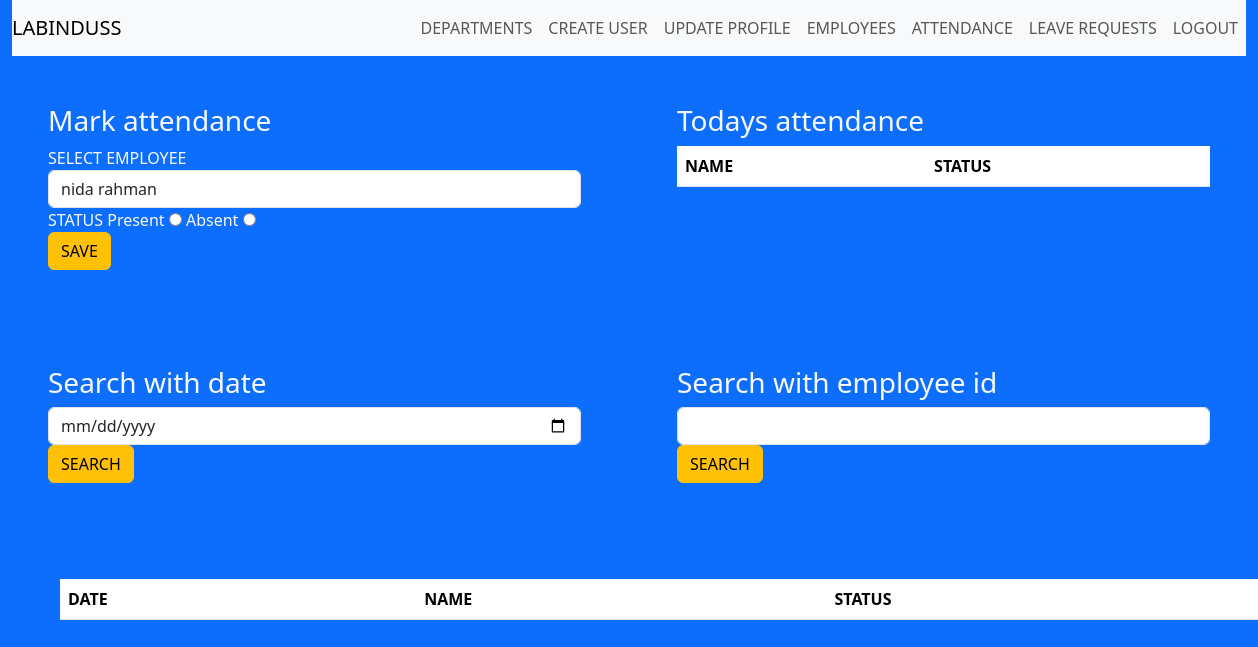
/attendance_admin, run on an earlier commit of the app's database.
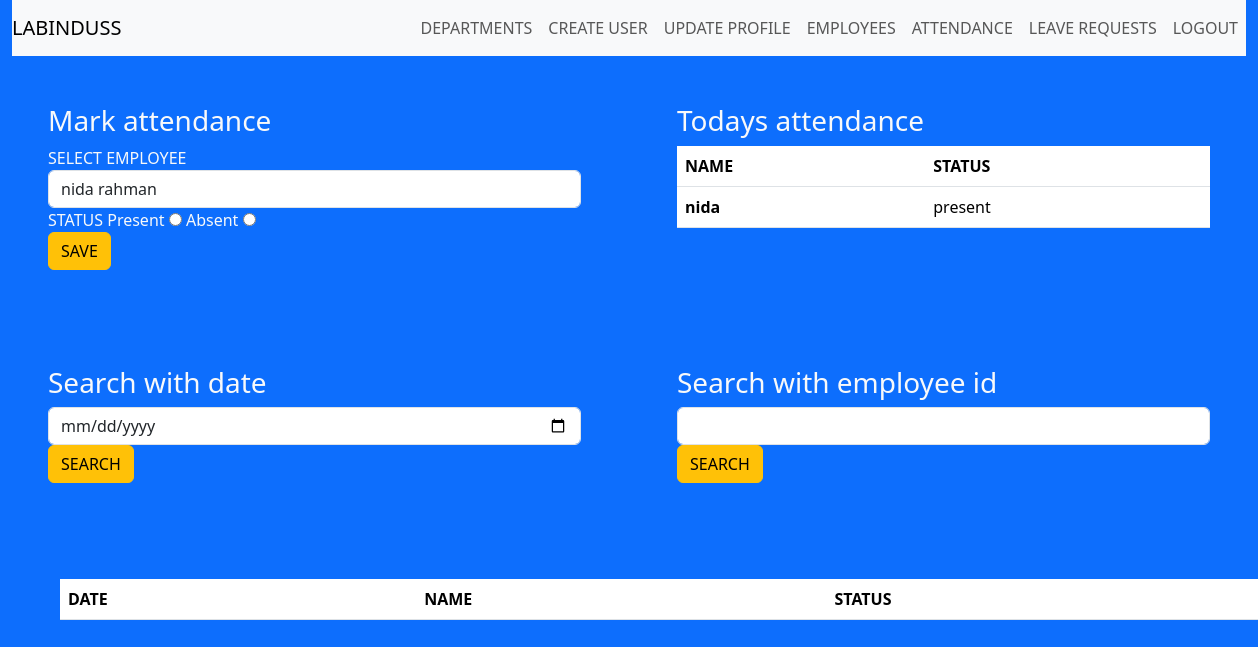
And on a later commit of the database.
### attendance_app/models.py (models this page shows)
class attendance(models.Model):
      date=models.DateField(auto_now=True)
      user=models.ForeignKey(employee_profile,on_delete=models.CASCADE)
      status=models.CharField(max_length=255)

class employee_profile(models.Model):
      user=models.ForeignKey(User,on_delete=models.CASCADE)
      employee_id=models.IntegerField()
      profile_photo=models.ImageField(upload_to="images/")
      gender=models.CharField(max_length=255)
      age=models.IntegerField()
      address=models.CharField(max_length=255)
      phone=models.CharField(max_length=10)
      email=models.EmailField()
      department=models.ForeignKey(department,on_delete=models.CASCADE)
      joining_date=models.DateField()
      starting_salary=models.IntegerField()
      current_salary=models.IntegerField()

### attendance_app/views.py (the view)
# urls.py: path('attendance_admin',views.attendance_admin,name='attendance_admin'),
def attendance_admin(request):
      if request.method=='POST':
            emp=request.POST['employee']
            status=request.POST['status']
            emp=employee_profile.objects.get(id=emp)
            if not attendance.objects.filter(user=emp,status=status):
                  new_attendance=attendance(user=emp,status=status)
                  new_attendance.save()
            print('attendance added')
            employees=employee_profile.objects.all()
            today=date.today()
            todays_attendance=attendance.objects.filter(date=today)
            employees=employee_profile.objects.all()
            return render(request,'admin/attendance.html',{'employees':employees,'attendance':todays_attendance})
      else:
            today=date.today()
            todays_attendance=attendance.objects.filter(date=today)
            employees=employee_profile.objects.all()
            return render(request,'admin/attendance.html',{'employees':employees,'attendance':todays_attendance})

### templates/admin/attendance.html (shortened to what this page needs)
{% extends 'admin/base.html' %}
{% block content %}
      <div class="row">
      <div class="col-md-6 p-5">
      <h3>Mark attendance</h3>
      <form action="{% url 'attendance_admin' %}" method="POST">
            <div class="form-group">
            <label for="exampleInputEmail1">SELECT EMPLOYEE</label>
            <select name="employee" class="form-control w-70" id="" required>
                  {% for emp in employees %}
                  <option class="form-control w-70" value="{{emp.id}}">{{emp.user.first_name}} {{emp.user.last_name}}</option>
                  {% endfor %}
            </select>
            </div>
            <div class="form-group">
                  <label for="">STATUS</label>
                  <label for="">Present</label>
                  <input type="radio" name="status" value="present" required>
                  <label for="">Absent</label>
                  <input type="radio" name="status" value="absent" required>
            </div>
            <button type="submit" class="btn btn-warning">SAVE</button>
      </form>
      </div>
      <div class="col-md-6 p-5">
      <h3>Todays attendance</h3>
      <table class="table">
            <thead>
              <tr>
                <th scope="col">NAME</th>
                <th scope="col">STATUS</th>
              </tr>
            </thead>
            <tbody>
            {% for a in attendance %}
              <tr>
                <th scope="row">{{a.user.user.username}}</th>
                <td>{{a.status}}</td>
              </tr>
            {% endfor %}
            </tbody>
      </table>
      </div>
      </div>
      <div class="row">
      <div class="col-md-6 p-5">
      <h3>Search with date</h3>
      <form action="{% url 'date_filter' %}" method="POST">
            <input type="date" class="form-control w-70" name="date">
            <button type="submit" class="btn btn-warning">SEARCH</button>
      </form>
      </div>
      <div class="col-md-6 p-5">
      <h3>Search with employee id</h3>
      <form action="{% url 'filter_attendance_employee' %}" method="POST">
            <input type="number" class="form-control w-70" name="id">
            <button type="submit" class="btn btn-warning">SEARCH</button>
      </form>
      </div>
      <div class="m-5">
      <table class="table w-70">
            <thead>
              <tr>
                  <th scope="col">DATE</th>
                <th scope="col">NAME</th>
                <th scope="col">STATUS</th>
              </tr>
            </thead>
      </table>
      </div>
      </div>
{% endblock %}

What changed in the data, as far as the page shows it:
added attendance: user.user.username "nida", status "present"
